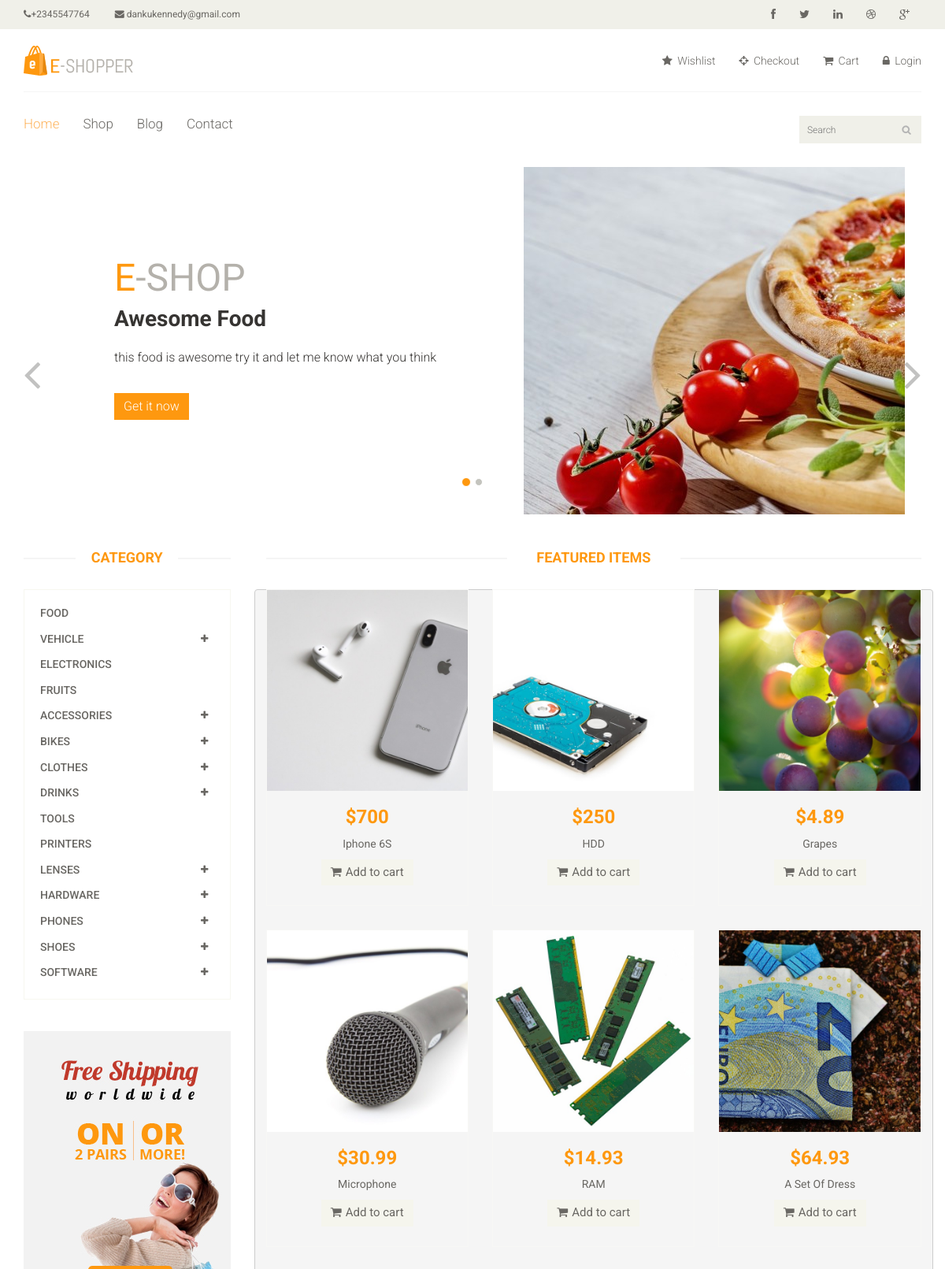
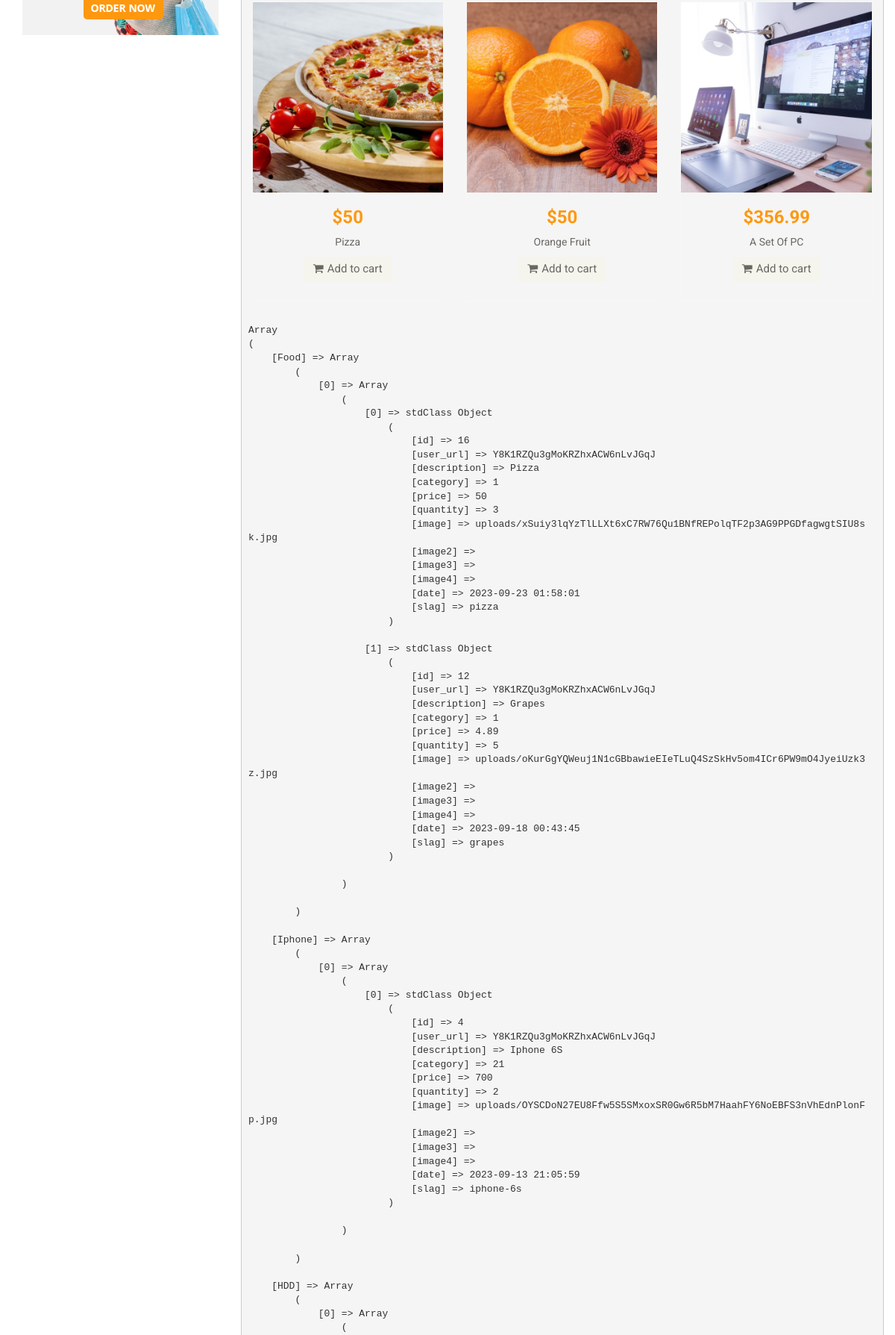
The page / (upper part) on the database its author committed (2 pictures, top to bottom).
### tables this page shows
CREATE TABLE `slider_images` (
  `id` int(11) NOT NULL,
  `header1_text` varchar(20) NOT NULL,
  `header2_text` varchar(30) DEFAULT NULL,
  `text` varchar(200) NOT NULL,
  `link` varchar(200) DEFAULT NULL,
  `image` varchar(500) DEFAULT NULL,
  `image2` varchar(500) DEFAULT NULL,
  `disabled` tinyint(1) NOT NULL DEFAULT 0
);

CREATE TABLE `categories` (
  `id` int(11) NOT NULL,
  `category` varchar(30) NOT NULL,
  `disabled` tinyint(1) NOT NULL DEFAULT 0,
  `parent` int(11) NOT NULL,
  `views` int(11) NOT NULL DEFAULT 0
);

CREATE TABLE `products` (
  `id` int(11) NOT NULL,
  `user_url` varchar(60) NOT NULL,
  `description` varchar(200) NOT NULL,
  `category` int(11) NOT NULL,
  `price` double NOT NULL,
  `quantity` int(11) NOT NULL,
  `image` varchar(500) NOT NULL,
  `image2` varchar(500) DEFAULT NULL,
  `image3` varchar(500) DEFAULT NULL,
  `image4` varchar(500) DEFAULT NULL,
  `date` datetime NOT NULL,
  `slag` varchar(100) NOT NULL
);

### app/controllers/home.php (called while the page is built, shortened)
<?php
Class Home extends Controller
{
     public function index()
     {
         $search = false;
         $image_class =$this->load_model('Image');
         $DB = Database::newInstance();
         $data['page_title'] = "Home";
        if ($search) {
            $arr['description'] = "%" . $find . "%" ;
            $ROWS = $DB->read("select * from products where description like :description ",$arr);
         }else{
            $ROWS = $DB->read("select * from products");
         }
         if($ROWS)
         {
             foreach ($ROWS as $key => $row) {
                $ROWS[$key]->image = $image_class->get_thumb_post($ROWS[$key]->image);
             }
         }
         $data['ROWS'] = $ROWS;
        $carousel_pages_count = 3;
         for ($i=0; $i < $carousel_pages_count; $i++) {
            $Slider_ROWS[$i] = $DB->read("select * from products where rand() limit 3");
             if($Slider_ROWS[$i])
             {
                 foreach ($Slider_ROWS[$i] as $key => $row) {
                    $Slider_ROWS[$i][$key]->image = $image_class->get_thumb_post($Slider_ROWS[$i][$key]->image);
                 }
             }
             $data['Slider_ROWS'][] = $Slider_ROWS[$i];
      }
         $data['ROWS'] = $ROWS;
          $category =$this->load_model('category');
          $data['categories'] = $category->get_all();
         $data['segment_data'] = $this->get_segment_data($DB,$data['categories']);
          $Slider =$this->load_model('Slider');
          $data['slider'] = $Slider->get_all();
           if($data['slider'])
         {
             foreach ($data['slider'] as $key => $row) {
               $data['slider'][$key]->image = $image_class->get_thumb_post($data['slider'][$key]->image,484,441);
             }
         }
         $data['show_search'] = true;
         $this->view("index",$data);
     }
     private function get_segment_data($DB,$categories)
     {
         $results = array();
         $num = 0;
         foreach ($categories as $cat) {
            $arr['id'] = $cat->id;
            $ROWS = $DB->read("select * from products where category = :id order by rand() limit 5",$arr);
            if(is_array($ROWS))
              {
                $cat->category = str_replace(" ", "_", $cat->category);
                $cat->category = preg_replace("/\W+/", "", $cat->category);
                $results[$cat->category][] = $ROWS;
                 $num++;
                 if($num > 5){
                 break;
                  }
              }
          }
           return $results;
     }
}

### app/core/app.php (called while the page is built, shortened)
<?php
Class App {
     protected $method = "index";
     public function __construct()
     {
       $url = $this->parseURL();
         $url[0] = str_replace("-", "_",$url[0]);
       if (file_exists("../app/controllers/" . strtolower($url[0]) . ".php"))
              {
              	unset($url[0]);
              }
              $this->controller = new $this->controller;
               $this ->params =(count($url) > 0) ? $url : ["home"];
               call_user_func_array([$this->controller,$this->method], $this->params);
     }
     private function parseURL()
     {
        $url = isset($_GET['url']) ? $_GET['url'] : "home";
        return explode("/",filter_var(trim($url,"/"), FILTER_SANITIZE_URL));
     }
}

### public/index.php (called while the page is built, shortened)
<?php
$app = new App();

### app/core/database.php (called while the page is built, shortened)
<?php
Class database
{
    public static $con;
    public function __construct()
    {
      try{
        $string = DB_TYPE . ":host=". DB_HOST .";dbname=". DB_NAME;
         self::$con= new PDO($string,DB_USER,DB_PASS);
      }catch (PDOException $e){
        die($e->getMessage());
      }
    }
     public static function newInstance()
    {
        return $instance =  new self();;
    }
    public function read($query,$data = array())
    {
           $stmt = self::$con->prepare($query);
           $result =$stmt->execute($data);
          if($result)
           {
               $data =$stmt->fetchAll(PDO::FETCH_OBJ);
              if(is_array($data) && count($data) > 0 )
                 {
                   return $data;
                 }
              return false;
           }
    }
}

### app/core/setting.class.php (called while the page is built, shortened)
<?php
Class Settings
{
    protected static $SETTINGS = null;
     static function __callStatic($name, $params)
    {
      if(self::$SETTINGS)
      {
         $settings = self::$SETTINGS;
      }else{
         $settings = self::get_all_settings_as_object();
       }
        if(isset($settings->$name)){
          return $settings->$name;
        }
        return "";
    }
      public static function get_all_settings_as_object()
     {
       $db = Database::newInstance();
        $query = " select * from settings";
        $data = $db->read($query);
        $settings = (object)[];
        if(is_array($data)){
          foreach ($data as $key => $row) {
            $setting_name = $row->setting;
            $settings->$setting_name = $row->value;
            }
        }
        self::$SETTINGS = $settings;
        return $settings;
    }
}

### app/models/slider.class.php (called while the page is built, shortened)
<?php
Class Slider
{
        public function get_all()
        {
             $DB =  Database::newInstance();
             $query = "select * from slider_images where disabled = 0";
             $result = $DB->read($query);
             return $result;
        }
}

### app/models/category.class.php (called while the page is built, shortened)
<?php
Class Category
{
             public function get_all()
             {
              $DB = Database::newInstance();
              return $DB->read("select * from categories order by views desc");
             }
}

### app/views/eshop/product.inc.php (the view)
<div class="col-sm-4">
	<div class="product-image-wrapper">
		<div class="single-products">
				<div class="productinfo text-center">
					<a href="<?=ROOT?>product_details/<?=$data->slag?>">
					<div style="overflow: hidden;"><img class="product_image" src="<?= ROOT . $data->image ?>"  alt="" /></div>
				    </a>
					<h2>$<?=$data->price ?></h2>
					<p><?=$data->description ?></p>
					<a href="<?=ROOT?>add_to_cart/<?=$data->id?>" class="btn btn-default add-to-cart"><i class="fa fa-shopping-cart"></i>Add to cart</a>
				</div>
		</div>
	</div>
</div>

### app/core/controller.php (shortened to what this page needs)
<?php
class Controller
{
   public function view($path,$data = [])
   {
       if(file_exists("../app/views/" . THEME . $path . ".php"))
       {
           include "../app/views/" . THEME . $path . ".php";
       } else{
             include "../app/views/" . THEME . "404.php";
       }
   }
}

### app/views/eshop/header.php (shortened to what this page needs)
<!DOCTYPE html>
<html lang="en">
<head>
    <link href="<?= ASSETS . THEME ?>css/bootstrap.min.css" rel="stylesheet">
    <link href="<?= ASSETS . THEME ?>css/font-awesome.min.css" rel="stylesheet">
    <link href="<?= ASSETS . THEME ?>css/prettyPhoto.css" rel="stylesheet">
    <link href="<?= ASSETS . THEME ?>css/price-range.css" rel="stylesheet">
    <link href="<?= ASSETS . THEME ?>css/animate.css" rel="stylesheet">
	<link href="<?= ASSETS . THEME ?>css/main.css" rel="stylesheet">
	<link href="<?= ASSETS . THEME ?>css/responsive.css" rel="stylesheet">
</head>
<body>
	<header id="header">
		<div class="header_top">
			<div class="container">
				<div class="row">
					<div class="col-sm-6">
						<div class="contactinfo">
							<ul class="nav nav-pills">
								<li><a href="#"><i class="fa fa-phone"></i><?=Settings::phone_number()?></a></li>
								<li><a href="#"><i class="fa fa-envelope"></i> <?=Settings::email()?> </a></li>
							</ul>
						</div>
					</div>
					<div class="col-sm-6">
						<div class="social-icons pull-right">
							<ul class="nav navbar-nav">
							<li><a target="_new" href="<?=Settings::facebook_link()?>"><i class="fa fa-facebook"></i></a></li>
							<li><a target="_new" href="<?=Settings::twitter_link()?>"><i class="fa fa-twitter"></i></a></li>
							<li><a target="_new" href="<?=Settings::linkedin_link()?>"><i class="fa fa-linkedin"></i></a></li>
							<li><a target="_new" href="<?=Settings::website_link()?>"><i class="fa fa-dribbble"></i></a></li>
							<li><a target="_new" href="<?=Settings::google_plus_link()?>"><i class="fa fa-google-plus"></i></a></li>
							</ul>
						</div>
					</div>
				</div>
			</div>
		</div>
		<div class="header-middle">
			<div class="container">
				<div class="row">
					<div class="col-sm-4">
						<div class="logo pull-left">
							<a href="<?=ROOT?>"><img src="<?= ASSETS . THEME ?>images/home/logo.png" alt="" /></a>
						</div>
					</div>
					<div class="col-sm-8">
						<div class="shop-menu pull-right">
							<ul class="nav navbar-nav">
								<li><a href="<?=ROOT?>"><i class="fa fa-star"></i> Wishlist</a></li>
								<li><a href="<?=ROOT?>checkout"><i class="fa fa-crosshairs"></i> Checkout</a></li>
								<li><a href="<?=ROOT?>cart"><i class="fa fa-shopping-cart"></i> Cart</a></li>
								<?php if(isset($data['user_data'])):?>
								<li><a href="<?=ROOT?>logout"><i class="fa fa-lock"></i> Logout</a></li>
								<?php else: ?>
								<li><a href="<?=ROOT?>login"><i class="fa fa-lock"></i> Login</a></li>
								<?php endif ?>
							</ul>
						</div>
					</div>
				</div>
			</div>
		</div>
		<div class="header-bottom">
			<div class="container">
				<div class="row">
					<div class="col-sm-9">
						<div class="mainmenu pull-left">
							<ul class="nav navbar-nav collapse navbar-collapse">
								<li><a href="<?=ROOT?>index" class="<?= $page_title == "Home" ? "active" : "";?>">Home</a></li>
								<li class="dropdown"><a href="<?=ROOT?>shop" class="<?= $page_title == "Shop" ? "active" : "";?>">Shop</a></li>
								<li class="dropdown"><a href="<?=ROOT?>blog" class="<?= $page_title == "Blog" ? "active" : "";?>">Blog</i></a></li>
								<li><a href="<?=ROOT?>contact-us"class="<?= $page_title == "Contact-us" ? "active" : "";?>">Contact</a></li>
							</ul>
						</div>
					</div>
					<?php if(isset($show_search)): ?>
					<div class="col-sm-3">
						<form method="get">
						<div class="search_box pull-right">
							<input name="find" type="text" placeholder="Search"/>
						</div>
					</form>
					</div>
				 <?php endif; ?>
				</div>
			</div>
		</div>
	</header>

### app/views/eshop/slider.php
<section id="slider">
	<div class="container">
		<div class="row">
			<div class="col-sm-12">
				<div id="slider-carousel" class="carousel slide" data-ride="carousel">
					<?php if(isset($slider) && is_array($slider)):?>
					<ol class="carousel-indicators">
						<?php $num =0; ?>
						<?php foreach ($slider as $row):?>
							<li data-target="#slider-carousel" data-slide-to="<?=$num?>" class="<?=$num == 0 ? 'active': '';?>"></li>
                           <?php $num++; endforeach;?>
							</ol>
							<?php $num = 0; ?>
							  <div class="carousel-inner">
						     	 <?php foreach ($slider as $row): $num++?>
									<div class="item <?=$num == 1 ? 'active': '';?>">
										<div class="col-sm-6">
											<h1><span><?=substr($row->header1_text,0,1)?></span><?=substr($row->header1_text,1)?></h1>
											<h2><?=$row->header2_text?></h2>
											<p><?=$row->text?></p>
											<a href="<?=$row->link?>">
											    <button type="button" class="btn btn-default get">Get it now</button>
											</a>
										</div>
										<div class="col-sm-6">
											<img src="<?= ROOT . $row->image?>" class="girl img-responsive" alt="" />
										</div>
									</div>
								 <?php endforeach;?>
							 </div>
							<a href="#slider-carousel" class="left control-carousel hidden-xs" data-slide="prev">
								<i class="fa fa-angle-left"></i>
							</a>
							<a href="#slider-carousel" class="right control-carousel hidden-xs" data-slide="next">
								<i class="fa fa-angle-right"></i>
							</a>
				<?php endif;?>
				</div>
			</div>
		</div>
	</div>
</section>

### app/views/eshop/index.php (shortened to what this page needs)
<?php   $this->view("header",$data); ?>
<?php   $this->view("slider",$data); ?>
<section>
	<div class="container">
		<div class="row">
              <?php $this->view("sidebar.inc",$data); ?>
			<div class="col-sm-9 padding-right">
				<div class="features_items">
					<h2 class="title text-center">Featured Items</h2>
                        <?php if(is_array($ROWS)): ?>
                        <?php  foreach($ROWS as $row): ?>
                        <?php   $this->view("product.inc",$row); ?>
			     	 <?php endforeach; ?>
				    <?php endif; ?>
	              <?php  show($segment_data); ?>
				</div>
			</div>
		</div>
	</div>
</section>
<?php   $this->view("footer",$data); ?>

### app/views/eshop/sidebar.inc.php (shortened to what this page needs)
<div class="col-sm-3">
	<div class="left-sidebar">
		<h2>Category</h2>
		<div class="panel-group category-products" id="accordian">
		 <?php if(isset($categories) && is_array($categories)): ?>
			 <?php foreach($categories as $cat):
                     if($cat->parent > 0){
                     	continue;
                     }
                      $parents = array_column($categories, "parent");
			 	?>
				<div class="panel panel-default">
					<div class="panel-heading">
						<h4 class="panel-title">
						<a <?= in_array($cat->id, $parents) ? 'data-toggle="collapse"' : ''; ?>  data-parent="#accordian" href="<?= in_array($cat->id, $parents) ?'#'.$cat->category : ROOT."shop/category/". $cat->category; ?>">		<?=$cat->category?>
							<?php if(in_array($cat->id, $parents)): ?>
								<span class="badge pull-right"><i class="fa fa-plus"></i></span>
							<?php endif;?>
							</a>
						</h4>
					</div>
				</div>
			<?php endforeach; ?>
		<?php endif; ?>
		</div>
		<div class="shipping text-center">
			<img src="<?= ASSETS . THEME ?>images/home/shipping.jpg" alt="" />
		</div>
	</div>
</div>

### app/core/functions.php (shortened to what this page needs)
<?php
function show($data)
{
	echo"<pre>";
	print_r($data);
}

### app/views/eshop/footer.php (shortened to what this page needs)
</body>
</html>

### app/views/eshop/header.php (style rules this page uses)
.product_image { transition: all 1s ease; }

### rows shown on the page
slider_images: header1_text "E", header1_text "-SHOP", header2_text "Awesome Food", text "this food is awesome try it and let me know what you think"
categories: category "FOOD"
categories: category "VEHICLE"
categories: category "ELECTRONICS"
categories: category "FRUITS"
categories: category "ACCESSORIES"
categories: category "BIKES"
categories: category "CLOTHES"
categories: category "DRINKS"
categories: category "TOOLS"
categories: category "PRINTERS"
categories: category "LENSES"
categories: category "HARDWARE"
categories: category "PHONES"
categories: category "SHOES"
categories: category "SOFTWARE"
products: shows a picture, price "700", description "Iphone 6S"
products: shows a picture, price "250", description "HDD"
products: shows a picture, price "4.89", description "Grapes"
products: shows a picture, price "30.99", description "Microphone"
products: shows a picture, price "14.93", description "RAM"
products: shows a picture, price "64.93", description "A Set Of Dress"
products: shows a picture, price "50", description "Pizza"
products: shows a picture, price "50", description "Orange Fruit"
products: shows a picture, price "356.99", description "A Set Of PC"

### other values the page prints
Settings::phone_number() "+2345547764"
Settings::email() "dankukennedy@gmail.com"
